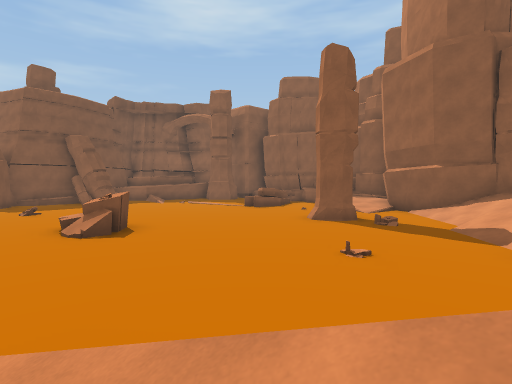
view 1 (above)

17 first-person views from a walk through a scene from a Unity 3-D project. The camera is 1.3 m above the floor, tilts 2° down and sees 80° across. The floor is counted in squares, 2 m on a side. Each view is taken from the middle of a square. On the plan, view 1 faces up. The plan holds only what a view shows up to about 10 squares ahead; the rest is blank. The place goes on beyond the plan. The player is left out. Some animated figures are left out.

view 2
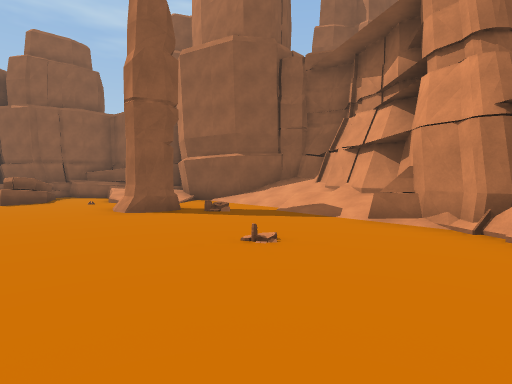

view 3
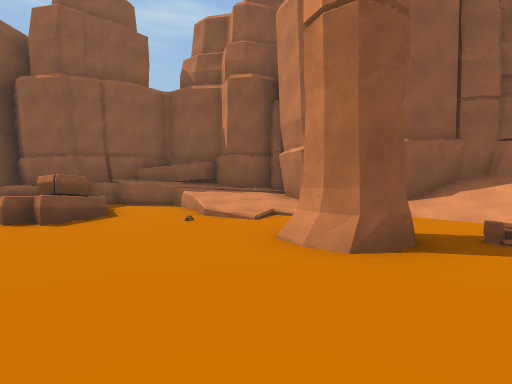

view 4
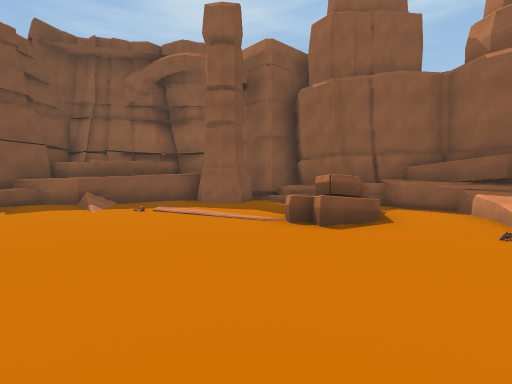

view 5
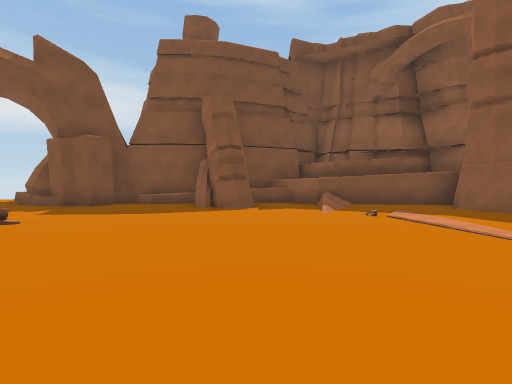

view 6
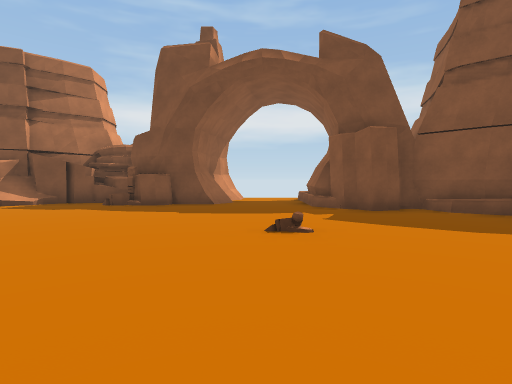

view 7
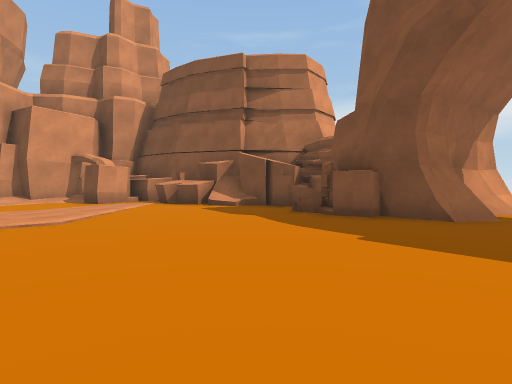

view 8
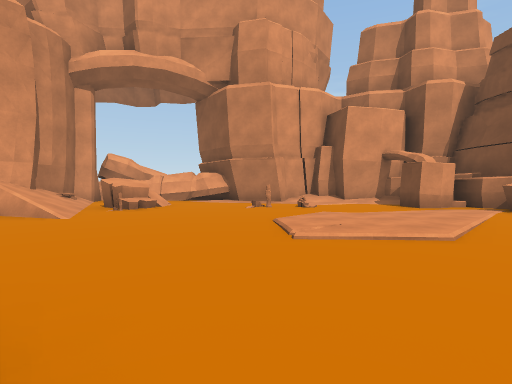

view 9
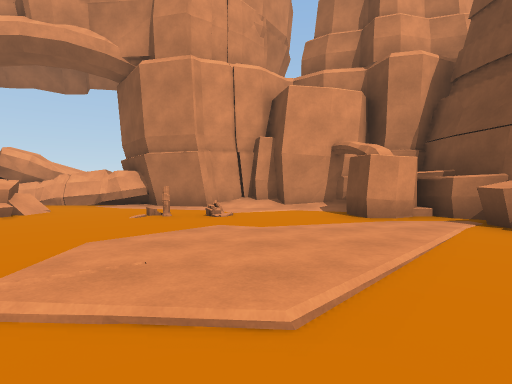

view 10
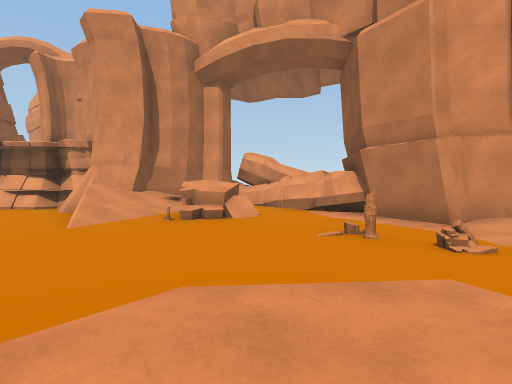

view 11
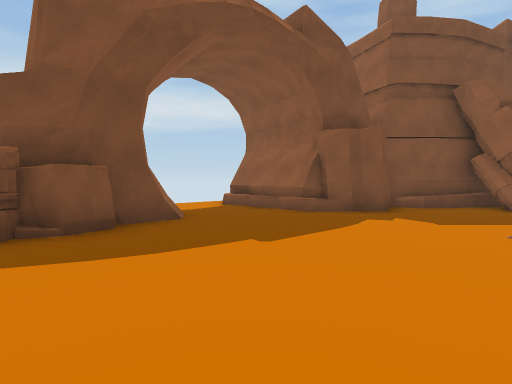

view 12
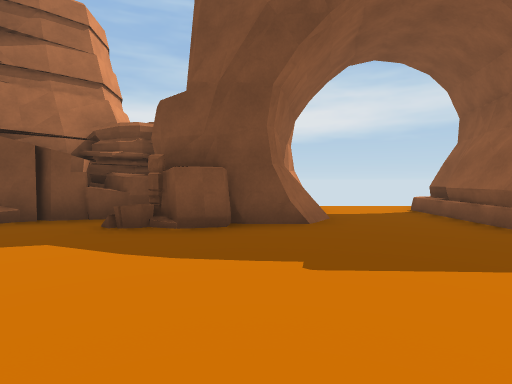

view 13
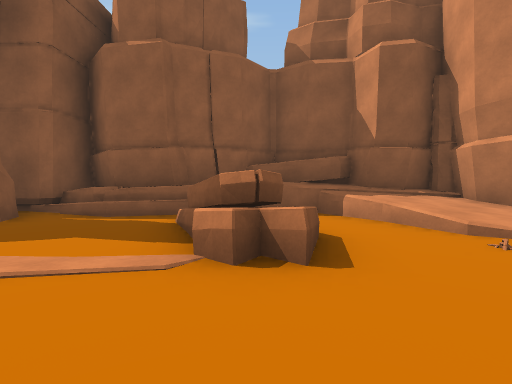

view 14
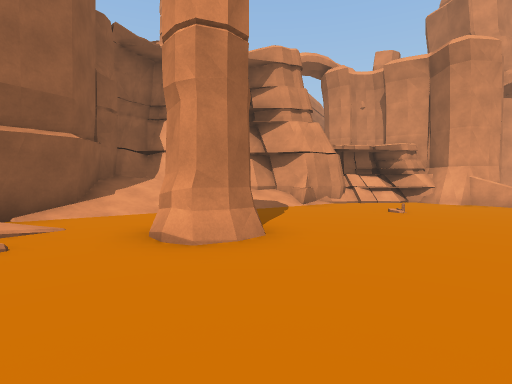

view 15
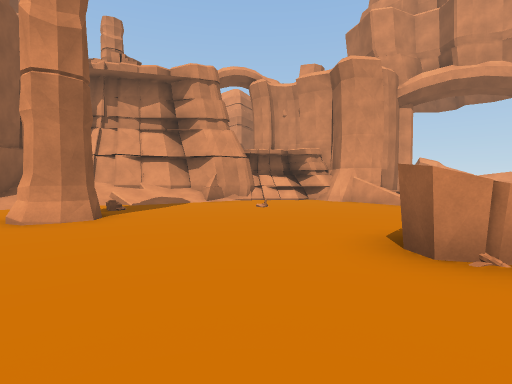

view 16
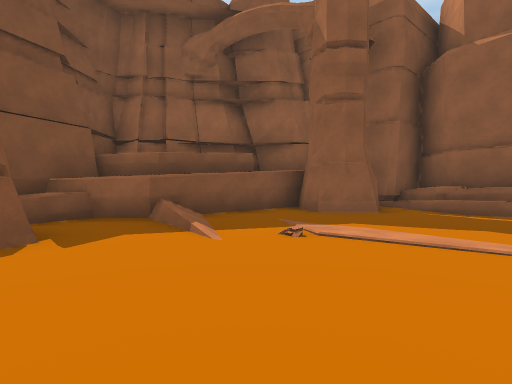

view 17
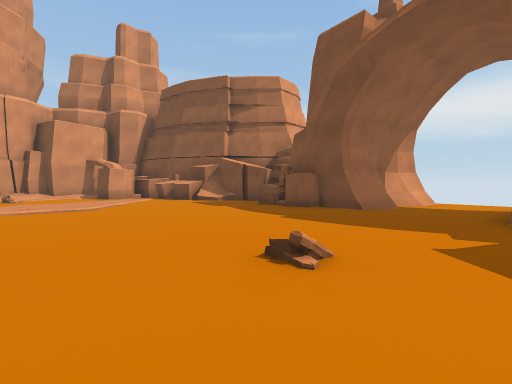

### Floor plan
Key: @ floor where view 1 was taken; # wall or solid block; . main floor; : floor 0.25 m higher than the main floor; + floor 0.75 m higher than the main floor; / step, stairs or slope; = window, fence, low wall or low ledge; ^ raised ledge; R rock.
Columns run from 15 left of view 1 to 7 right of it. Each row starts with its distance up from view 1.
 20                 #
 19             ###R#
 18         ######.R#
 17        ^^^^.... RRRR
 16        ^##/......RRRR
 15       ^#../.....R.=RR
 14      ^###......RR./ #
 13      #.........RR.=+/#
 12     RR............//##
 11 =####.............//#
 10  ..................//=
  9  ................#/./##
  8 ####................//#
  7  ###........R.......//#
  6  # R........R......//##
  5  ##RR..............//#
  4  ###...............###
  3    #.../...........#
  2    #^.............^#
  1    #^........./=####
  0     ##.......:R@##
 -1     ^RR...... //#
 -2     ^R#/......./#
 -3      ^#R####.//.#
 -4       R    ######

Where each view was taken, in squares from view 1:
view 1: 0 up, 0 right, facing up
view 2: 2 up, 1 left, facing up-right
view 3: 7 up, 1 left, facing up-right
view 4: 8 up, 1 left, facing up
view 5: 9 up, 1 left, facing up-left
view 6: 9 up, 3 left, facing left
view 7: 9 up, 6 left, facing down-left
view 8: 7 up, 5 left, facing down
view 9: 5 up, 7 left, facing down
view 10: 3 up, 7 left, facing down-right
view 11: 5 up, 7 left, facing up-left
view 12: 7 up, 7 left, facing left
view 13: 11 up, 2 left, facing up-right
view 14: 11 up, 1 left, facing down-right
view 15: 10 up, 4 left, facing down-right
view 16: 11 up, 4 left, facing up
view 17: 11 up, 5 left, facing down-left
